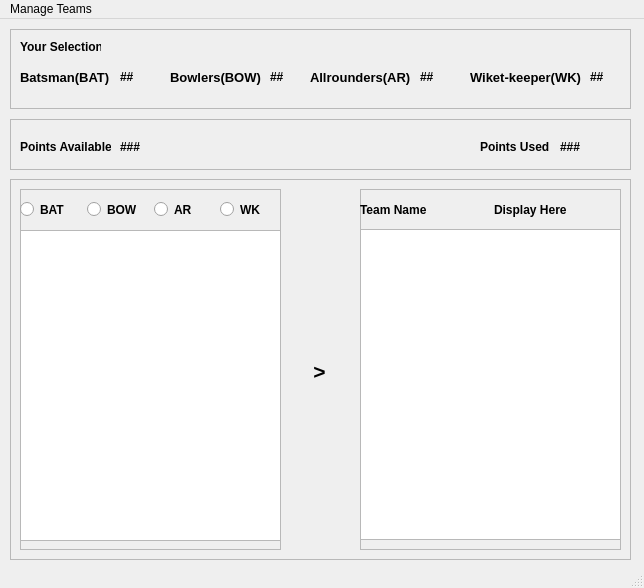
<?xml version="1.0" encoding="UTF-8"?>
<ui version="4.0">
 <class>MainWindow</class>
 <widget class="QMainWindow" name="MainWindow">
  <property name="geometry">
   <rect>
    <x>0</x>
    <y>0</y>
    <width>644</width>
    <height>588</height>
   </rect>
  </property>
  <property name="windowTitle">
   <string>MainWindow</string>
  </property>
  <widget class="QWidget" name="centralwidget">
   <widget class="QFrame" name="frame">
    <property name="geometry">
     <rect>
      <x>10</x>
      <y>10</y>
      <width>621</width>
      <height>80</height>
     </rect>
    </property>
    <property name="frameShape">
     <enum>QFrame::StyledPanel</enum>
    </property>
    <property name="frameShadow">
     <enum>QFrame::Raised</enum>
    </property>
    <widget class="QLabel" name="label">
     <property name="geometry">
      <rect>
       <x>10</x>
       <y>10</y>
       <width>81</width>
       <height>16</height>
      </rect>
     </property>
     <property name="font">
      <font>
       <family>Arial</family>
       <weight>75</weight>
       <bold>true</bold>
      </font>
     </property>
     <property name="text">
      <string>Your Selection</string>
     </property>
    </widget>
    <widget class="QLabel" name="label_2">
     <property name="geometry">
      <rect>
       <x>10</x>
       <y>40</y>
       <width>91</width>
       <height>16</height>
      </rect>
     </property>
     <property name="font">
      <font>
       <family>Arial</family>
       <pointsize>10</pointsize>
       <weight>75</weight>
       <bold>true</bold>
      </font>
     </property>
     <property name="text">
      <string>Batsman(BAT)</string>
     </property>
    </widget>
    <widget class="QLabel" name="labelBat">
     <property name="geometry">
      <rect>
       <x>110</x>
       <y>40</y>
       <width>31</width>
       <height>16</height>
      </rect>
     </property>
     <property name="font">
      <font>
       <family>Arial</family>
       <weight>75</weight>
       <bold>true</bold>
      </font>
     </property>
     <property name="text">
      <string>##</string>
     </property>
    </widget>
    <widget class="QLabel" name="labelBow">
     <property name="geometry">
      <rect>
       <x>260</x>
       <y>40</y>
       <width>31</width>
       <height>16</height>
      </rect>
     </property>
     <property name="font">
      <font>
       <family>Arial</family>
       <weight>75</weight>
       <bold>true</bold>
      </font>
     </property>
     <property name="text">
      <string>##</string>
     </property>
    </widget>
    <widget class="QLabel" name="label_5">
     <property name="geometry">
      <rect>
       <x>160</x>
       <y>40</y>
       <width>91</width>
       <height>16</height>
      </rect>
     </property>
     <property name="font">
      <font>
       <family>Arial</family>
       <pointsize>10</pointsize>
       <weight>75</weight>
       <bold>true</bold>
      </font>
     </property>
     <property name="text">
      <string>Bowlers(BOW)</string>
     </property>
    </widget>
    <widget class="QLabel" name="labelAr">
     <property name="geometry">
      <rect>
       <x>410</x>
       <y>40</y>
       <width>31</width>
       <height>16</height>
      </rect>
     </property>
     <property name="font">
      <font>
       <family>Arial</family>
       <weight>75</weight>
       <bold>true</bold>
      </font>
     </property>
     <property name="text">
      <string>##</string>
     </property>
    </widget>
    <widget class="QLabel" name="label_7">
     <property name="geometry">
      <rect>
       <x>300</x>
       <y>40</y>
       <width>101</width>
       <height>16</height>
      </rect>
     </property>
     <property name="font">
      <font>
       <family>Arial</family>
       <pointsize>10</pointsize>
       <weight>75</weight>
       <bold>true</bold>
      </font>
     </property>
     <property name="text">
      <string>Allrounders(AR)</string>
     </property>
    </widget>
    <widget class="QLabel" name="labelWk">
     <property name="geometry">
      <rect>
       <x>580</x>
       <y>40</y>
       <width>31</width>
       <height>16</height>
      </rect>
     </property>
     <property name="font">
      <font>
       <family>Arial</family>
       <weight>75</weight>
       <bold>true</bold>
      </font>
     </property>
     <property name="text">
      <string>##</string>
     </property>
    </widget>
    <widget class="QLabel" name="label_9">
     <property name="geometry">
      <rect>
       <x>460</x>
       <y>40</y>
       <width>121</width>
       <height>16</height>
      </rect>
     </property>
     <property name="font">
      <font>
       <family>Arial</family>
       <pointsize>10</pointsize>
       <weight>75</weight>
       <bold>true</bold>
      </font>
     </property>
     <property name="text">
      <string>Wiket-keeper(WK)</string>
     </property>
    </widget>
   </widget>
   <widget class="QFrame" name="frame_2">
    <property name="geometry">
     <rect>
      <x>10</x>
      <y>100</y>
      <width>621</width>
      <height>51</height>
     </rect>
    </property>
    <property name="frameShape">
     <enum>QFrame::StyledPanel</enum>
    </property>
    <property name="frameShadow">
     <enum>QFrame::Raised</enum>
    </property>
    <widget class="QLabel" name="labelPointsAvailable">
     <property name="geometry">
      <rect>
       <x>110</x>
       <y>20</y>
       <width>41</width>
       <height>16</height>
      </rect>
     </property>
     <property name="font">
      <font>
       <family>Arial</family>
       <weight>75</weight>
       <bold>true</bold>
      </font>
     </property>
     <property name="text">
      <string>###</string>
     </property>
    </widget>
    <widget class="QLabel" name="label_11">
     <property name="geometry">
      <rect>
       <x>10</x>
       <y>20</y>
       <width>91</width>
       <height>16</height>
      </rect>
     </property>
     <property name="font">
      <font>
       <family>Arial</family>
       <weight>75</weight>
       <bold>true</bold>
      </font>
     </property>
     <property name="text">
      <string>Points Available</string>
     </property>
    </widget>
    <widget class="QLabel" name="label_12">
     <property name="geometry">
      <rect>
       <x>470</x>
       <y>20</y>
       <width>71</width>
       <height>16</height>
      </rect>
     </property>
     <property name="font">
      <font>
       <family>Arial</family>
       <weight>75</weight>
       <bold>true</bold>
      </font>
     </property>
     <property name="text">
      <string>Points Used</string>
     </property>
    </widget>
    <widget class="QLabel" name="labelPointsUsed">
     <property name="geometry">
      <rect>
       <x>550</x>
       <y>20</y>
       <width>41</width>
       <height>16</height>
      </rect>
     </property>
     <property name="font">
      <font>
       <family>Arial</family>
       <weight>75</weight>
       <bold>true</bold>
      </font>
     </property>
     <property name="text">
      <string>###</string>
     </property>
    </widget>
   </widget>
   <widget class="QFrame" name="frame_3">
    <property name="geometry">
     <rect>
      <x>10</x>
      <y>160</y>
      <width>621</width>
      <height>381</height>
     </rect>
    </property>
    <property name="frameShape">
     <enum>QFrame::StyledPanel</enum>
    </property>
    <property name="frameShadow">
     <enum>QFrame::Raised</enum>
    </property>
    <widget class="QFrame" name="frame_4">
     <property name="geometry">
      <rect>
       <x>10</x>
       <y>10</y>
       <width>261</width>
       <height>361</height>
      </rect>
     </property>
     <property name="styleSheet">
      <string notr="true">border-color: rgb(120, 120, 120);</string>
     </property>
     <property name="frameShape">
      <enum>QFrame::StyledPanel</enum>
     </property>
     <property name="frameShadow">
      <enum>QFrame::Raised</enum>
     </property>
     <widget class="QWidget" name="horizontalLayoutWidget">
      <property name="geometry">
       <rect>
        <x>0</x>
        <y>0</y>
        <width>261</width>
        <height>41</height>
       </rect>
      </property>
      <layout class="QHBoxLayout" name="horizontalLayout">
       <item>
        <widget class="QRadioButton" name="radioBat">
         <property name="font">
          <font>
           <family>Arial</family>
           <weight>75</weight>
           <bold>true</bold>
          </font>
         </property>
         <property name="text">
          <string>BAT</string>
         </property>
        </widget>
       </item>
       <item>
        <widget class="QRadioButton" name="radioBow">
         <property name="font">
          <font>
           <family>Arial</family>
           <weight>75</weight>
           <bold>true</bold>
          </font>
         </property>
         <property name="text">
          <string>BOW</string>
         </property>
        </widget>
       </item>
       <item>
        <widget class="QRadioButton" name="radioAr">
         <property name="font">
          <font>
           <family>Arial</family>
           <weight>75</weight>
           <bold>true</bold>
          </font>
         </property>
         <property name="text">
          <string>AR</string>
         </property>
        </widget>
       </item>
       <item>
        <widget class="QRadioButton" name="radioWk">
         <property name="font">
          <font>
           <family>Arial</family>
           <weight>75</weight>
           <bold>true</bold>
          </font>
         </property>
         <property name="text">
          <string>WK</string>
         </property>
        </widget>
       </item>
      </layout>
     </widget>
     <widget class="QListWidget" name="listAvailable">
      <property name="geometry">
       <rect>
        <x>0</x>
        <y>41</y>
        <width>261</width>
        <height>311</height>
       </rect>
      </property>
     </widget>
    </widget>
    <widget class="QLabel" name="label_14">
     <property name="geometry">
      <rect>
       <x>280</x>
       <y>12</y>
       <width>61</width>
       <height>361</height>
      </rect>
     </property>
     <property name="font">
      <font>
       <family>Arial</family>
       <pointsize>16</pointsize>
       <weight>75</weight>
       <bold>true</bold>
      </font>
     </property>
     <property name="text">
      <string>    &gt;</string>
     </property>
    </widget>
    <widget class="QFrame" name="frame_5">
     <property name="geometry">
      <rect>
       <x>350</x>
       <y>10</y>
       <width>261</width>
       <height>361</height>
      </rect>
     </property>
     <property name="styleSheet">
      <string notr="true"/>
     </property>
     <property name="frameShape">
      <enum>QFrame::StyledPanel</enum>
     </property>
     <property name="frameShadow">
      <enum>QFrame::Raised</enum>
     </property>
     <widget class="QWidget" name="horizontalLayoutWidget_2">
      <property name="geometry">
       <rect>
        <x>0</x>
        <y>0</y>
        <width>261</width>
        <height>41</height>
       </rect>
      </property>
      <layout class="QHBoxLayout" name="horizontalLayout_2">
       <item>
        <widget class="QLabel" name="label_16">
         <property name="font">
          <font>
           <family>Arial</family>
           <weight>75</weight>
           <bold>true</bold>
          </font>
         </property>
         <property name="text">
          <string>Team Name</string>
         </property>
        </widget>
       </item>
       <item>
        <widget class="QLabel" name="labelTeamName">
         <property name="font">
          <font>
           <family>Arial</family>
           <weight>75</weight>
           <bold>true</bold>
          </font>
         </property>
         <property name="text">
          <string>Display Here</string>
         </property>
        </widget>
       </item>
      </layout>
     </widget>
     <widget class="QListWidget" name="listUsed">
      <property name="geometry">
       <rect>
        <x>0</x>
        <y>40</y>
        <width>261</width>
        <height>311</height>
       </rect>
      </property>
     </widget>
    </widget>
   </widget>
  </widget>
  <widget class="QMenuBar" name="menubar">
   <property name="geometry">
    <rect>
     <x>0</x>
     <y>0</y>
     <width>644</width>
     <height>21</height>
    </rect>
   </property>
   <widget class="QMenu" name="menuManage_Teams">
    <property name="title">
     <string>Manage Teams</string>
    </property>
    <addaction name="actionNEW_Team"/>
    <addaction name="actionOPEN_Team"/>
    <addaction name="actionSAVE_Team"/>
    <addaction name="actionEVALUATE_Team"/>
    <addaction name="actionQUIT"/>
   </widget>
   <addaction name="menuManage_Teams"/>
  </widget>
  <widget class="QStatusBar" name="statusbar"/>
  <action name="actionNEW_Team">
   <property name="text">
    <string>NEW Team</string>
   </property>
  </action>
  <action name="actionOPEN_Team">
   <property name="text">
    <string>OPEN Team</string>
   </property>
  </action>
  <action name="actionSAVE_Team">
   <property name="text">
    <string>SAVE Team</string>
   </property>
  </action>
  <action name="actionEVALUATE_Team">
   <property name="text">
    <string>EVALUATE Team</string>
   </property>
  </action>
  <action name="actionQUIT">
   <property name="text">
    <string>QUIT</string>
   </property>
  </action>
 </widget>
 <resources/>
 <connections/>
</ui>
